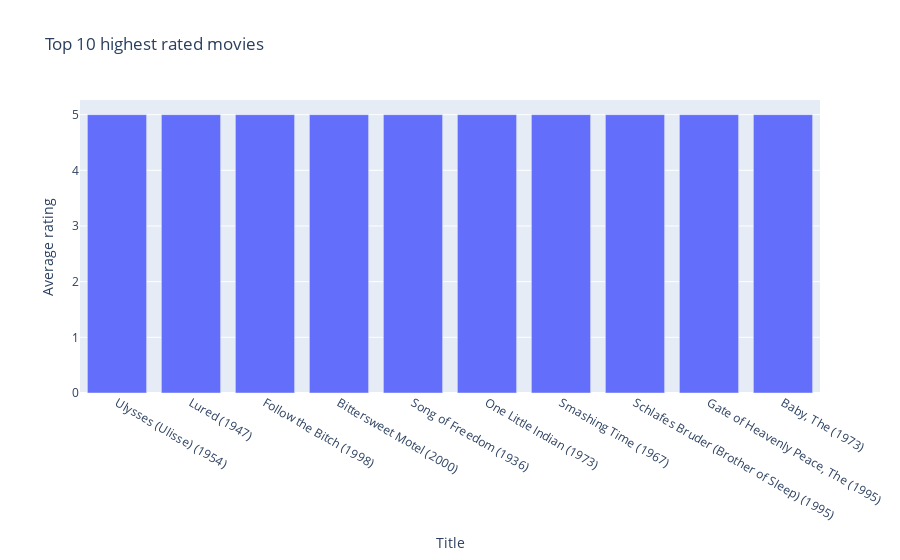

The code cell stored with this chart in its notebook:
### Code cell
movie_ratings = df.groupby('Title')['Rating'].agg(['mean', 'count'])

highest_rated_movies = movie_ratings.sort_values(by='mean', ascending=False)
top_highest_rated_movies = highest_rated_movies.head(10)

fig = px.bar(
    x=top_highest_rated_movies.index,
    y=top_highest_rated_movies["mean"],
    title="Top 10 highest rated movies",
    labels={"x": "Title", "y": "Average rating"},
)
fig.show()

### Figure 1 — Plotly figure (JSON) as saved in the notebook; plotly's stock layout.template omitted (floating-point values rounded to 4 significant figures)
{"data": [{"hovertemplate": "Title=%{x}<br>Average rating=%{y}<extra></extra>", "legendgroup": "", "marker": {"color": "#636efa", "pattern": {"shape": ""}}, "name": "", "orientation": "v", "showlegend": false, "textposition": "auto", "type": "bar", "x": ["Ulysses (Ulisse) (1954)", "Lured (1947)", "Follow the Bitch (1998)", "Bittersweet Motel (2000)", "Song of Freedom (1936)", "One Little Indian (1973)", "Smashing Time (1967)", "Schlafes Bruder (Brother of Sleep) (1995)", "Gate of Heavenly Peace, The (1995)", "Baby, The (1973)"], "xaxis": "x", "y": [5.0, 5.0, 5.0, 5.0, 5.0, 5.0, 5.0, 5.0, 5.0, 5.0], "yaxis": "y"}], "layout": {"barmode": "relative", "legend": {"tracegroupgap": 0}, "title": {"text": "Top 10 highest rated movies"}, "xaxis": {"anchor": "y", "domain": [0, 1], "title": {"text": "Title"}}, "yaxis": {"anchor": "x", "domain": [0, 1], "title": {"text": "Average rating"}}}}
